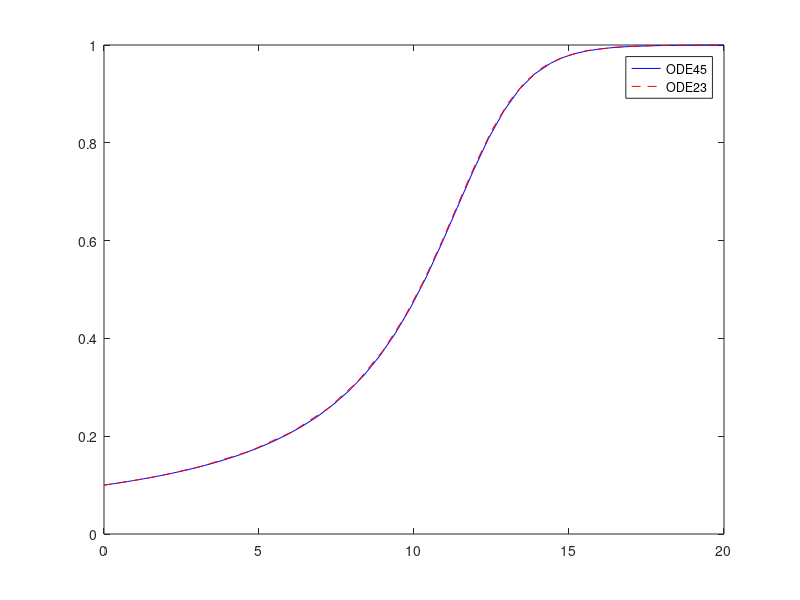

MATLAB code to generate this figure:
%% ODE solvers
eps = [1, 1e-1 1e-2 1e-3 1e-4];
%eps = 1e-4;
f = @(t,y) y^2*(1-y);
for i = 1:length(eps)
    [t45,y45]  = ode45(f,[0,2/eps(i)],eps(i));
    [t23s,y23s] = ode23s(f,[0,2/eps(i)],eps(i));
    fprintf('ODE45 Timesteps for eps = %f: %d\n', eps(i),length(t45))
    fprintf('ODE23s Timesteps for eps = %f: %d\n', eps(i),length(t23s))
    if (eps(i) == 1e-1)
        plot(t45,y45,'b-', t23s, y23s, 'r--');
        legend('ODE45', 'ODE23')
    end
end